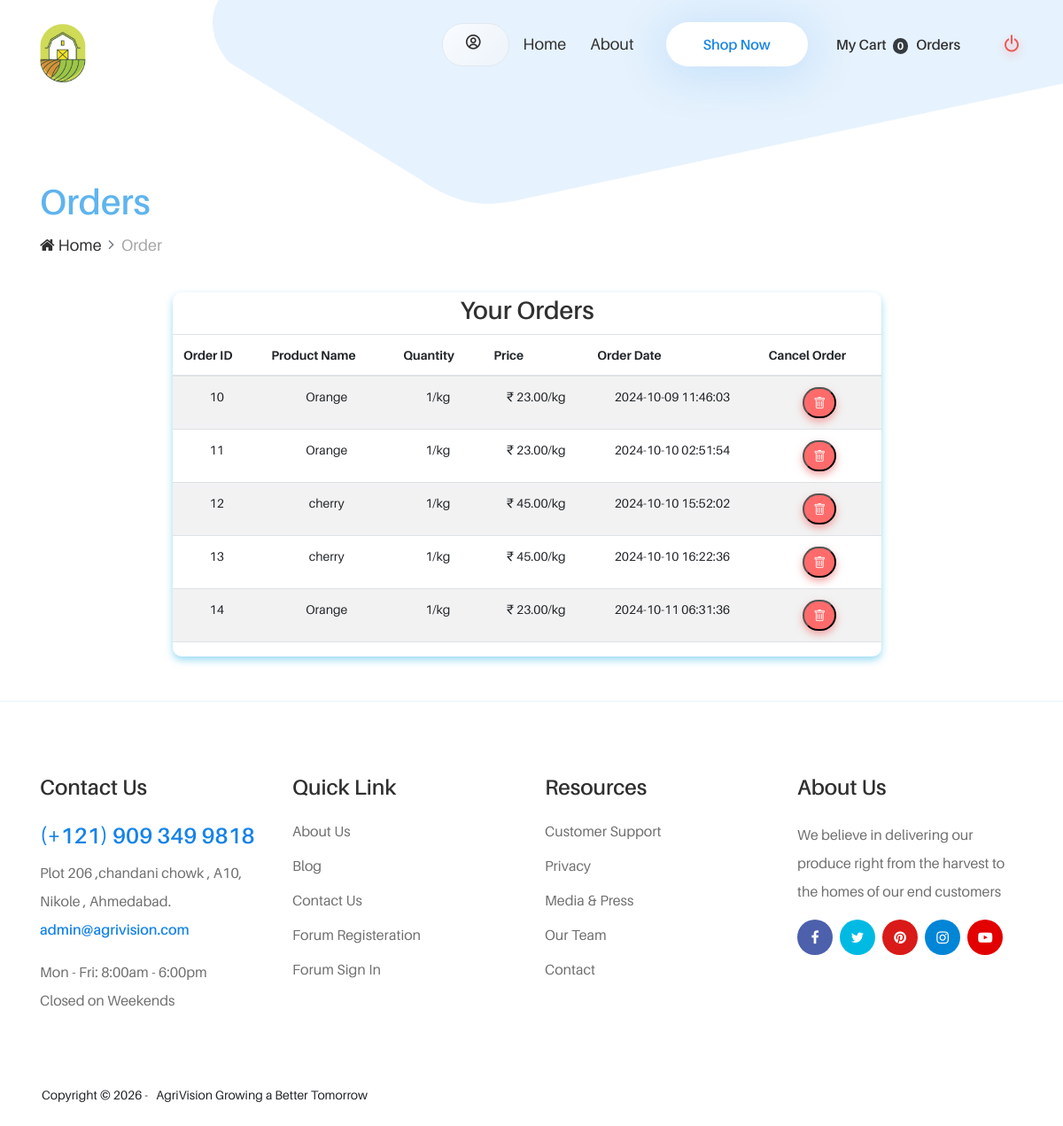
/orders.php, run on the app's committed database.
### tables this page shows
CREATE TABLE `orders` (
  `order_id` int(11) NOT NULL,
  `product_id` int(11) NOT NULL,
  `user_id` int(11) NOT NULL,
  `quantity` int(11) DEFAULT 1,
  `created_at` timestamp NOT NULL DEFAULT current_timestamp()
);

CREATE TABLE `product` (
  `productid` int(11) NOT NULL,
  `productname` varchar(255) NOT NULL,
  `productprice` decimal(10,2) NOT NULL,
  `productdescription` text DEFAULT NULL,
  `productphoto` varchar(255) DEFAULT NULL
);

### orders.php (the view, shortened to what this page needs)
<?php
$conn = new mysqli('localhost', 'root', '', 'farm');
$sql = "SELECT DISTINCT user_id FROM orders";
$result = $conn->query($sql);
if ($result) {
    $user_ids = [];
    while ($row = $result->fetch_assoc()) {
        $user_ids[] = $row['user_id'];
    }
    $user_id = !empty($user_ids) ? $user_ids[0] : null;
} else {
    echo "Query error: " . $conn->error;
    $user_id = null;
}
if ($user_id) {
    $sql = "SELECT o.order_id, o.product_id, o.quantity, o.created_at, p.productname, p.productprice
            FROM orders o
            JOIN product p ON o.product_id = p.productid
            WHERE o.user_id = ?";
    $stmt = $conn->prepare($sql);
    $stmt->bind_param('i', $user_id);
    $stmt->execute();
    $result = $stmt->get_result();
}
?>
<!DOCTYPE html>
<html lang="en">
<head>
    <link rel="stylesheet" href="https://cdnjs.cloudflare.com/ajax/libs/bootstrap-icons/1.10.5/font/bootstrap-icons.min.css">
    <link rel="stylesheet" href="https://maxcdn.bootstrapcdn.com/bootstrap/4.5.2/css/bootstrap.min.css">
    <link rel="stylesheet" href="https://cdnjs.cloudflare.com/ajax/libs/animate.css/4.1.1/animate.min.css">
</head>
<body>
<?php include ('header.php'); ?>
<div class="breadcrumb-area">
    <div class="container h-100">
        <div class="row h-100 align-items-end">
            <div class="col-12">
                <div class="breadcumb--con">
                    <h4 style="font-size:40px;color:#5eb4ee;">Orders</h4>
                    <nav aria-label="breadcrumb">
                        <ol class="breadcrumb">
                            <li class="breadcrumb-item"><a href="index.php"><i class="fa fa-home"></i> Home</a></li>
                            <li class="breadcrumb-item active" aria-current="page">Order</li>
                        </ol>
                    </nav>
                </div>
            </div>
        </div>
    </div>
    <div class="breadcrumb-bg-curve">
        <img src="./img/core-img/curve-5.png" alt="">
    </div>
</div>
    <div class="container">
        <div class="order-table-container animate__animated animate__fadeInUp">
        <h3 class="text-center">Your Orders</h3>
            <table class="table table-striped table-hover">
                <thead class="table-header">
                    <tr>
                        <th>Order ID</th>
                        <th>Product Name</th>
                        <th>Quantity</th>
                        <th>Price</th>
                        <th>Order Date</th>
                        <th>Cancel Order</th>
                    </tr>
                </thead>
                <tbody>
                    <?php
                    if ($result->num_rows > 0) {
                        while ($row = $result->fetch_assoc()) {
                            $totalPrice = $row['productprice'] * $row['quantity'];
                            echo '<tr>
                                    <td>' . htmlspecialchars($row['order_id']) . '</td>
                                    <td>' . htmlspecialchars($row['productname']) . '</td>
                                    <td>' . htmlspecialchars($row['quantity']) . '/kg</td>
                                    <td><i class="bi bi-currency-rupee"></i>' . number_format($totalPrice, 2) . '/kg</td>
                                    <td>' . htmlspecialchars($row['created_at']) . '</td>
                                    <td><button class="cancel-order-btn" onclick="confirmCancel(' . $row['order_id'] . ')"><i class="bi bi-trash"></i></button></td>
                                  </tr>';
                        }
                    } else {
                        echo '<tr><td colspan="6" class="text-center">No orders found.</td></tr>';
                    }
                    ?>
                </tbody>
            </table>
        </div>
    </div>
</body>
</html>
<?php include 'footer.php';?>

### header.php (shortened to what this page needs)
<?php
$conn = new mysqli('localhost', 'root', '', 'farm');
$user_id = $_SESSION['user_id'] ?? 1;
$sql = "SELECT SUM(quantity) as total_items FROM cart WHERE user_id = ?";
$stmt = $conn->prepare($sql);
$stmt->bind_param("i", $user_id);
$stmt->execute();
$stmt->bind_result($total_items);
?>
<!DOCTYPE html>
<html lang="en">
<head>
<link rel='stylesheet' href='https://unpkg.com/boxicons@latest/css/boxicons.min.css'>
<link href="https://cdn.jsdelivr.net/npm/bootstrap@5.3.0-alpha1/dist/css/bootstrap.min.css" rel="stylesheet">
<link rel="stylesheet" href="./style.css" />
</head>
<body>
<header class="header-area">
    <div class="main-header-area">
        <div class="classy-nav-container breakpoint-off">
            <nav class="classy-navbar justify-content-between" id="uzaNav">
                <a class="nav-brand" href="index.php"><img src="./img/core-img/logo.png" alt=""
                        style="width: 70px;margin-top: 20px;" /></a>
                <div class="classy-menu">
                    <div class="classynav">
                        <ul id="nav">
                        <li class="user1" data-toggle="tooltip" title="Profile">
                            <div class="user-container">
                                <a href="userprofile.php" class="user-link">
                                <i class='bx bx-user-circle'></i>
                                </a>
                            </div>
                        </li>
                            <li><a href="./index.php">Home</a></li>
                            <li><a href="./about.php" data-toggle="tooltip" title="About Us">About</a></li>
                        </ul>
                        <div class="get-a-quote ml-4 mr-3">
                            <a href="product.php" class="btn uza-btn" data-toggle="tooltip" title="Shop">Shop Now</a>
                        </div>
                        <div class="login-register-btn mx-3">
                            <a href="cart.php" data-toggle="tooltip" title="View Cart">My Cart <span
                                    class="badge bg-dark text-white ms-1 rounded-pill"><?php echo $total_items ?? 0; ?></span></a>
                            <A href="orders.php" data-toggle="tooltip" title="View Orders">Orders </a>
                        </div>
                        <div class="logout">
                        <a href="logout.php" class="logout-link" data-tooltip="Logout">
                             <i class='bx bx-power-off'></i>
                        </a>
                        </div>
                    </div>
                </div>
            </nav>
        </div>
    </div>
</header>
</body>
</html>

### footer.php (shortened to what this page needs)
        <div class="border-line"></div>
<footer class="footer-area section-padding-80-0">
    <div class="container">
        <div class="row justify-content-between">
            <div class="col-12 col-sm-6 col-lg-3">
                <div class="single-footer-widget mb-80">
                    <h4 class="widget-title">Contact Us</h4>
                    <div class="footer-content mb-15">
                        <h3 style="font-size:25px;">(+121) 909 349 9818</h3>
                        <p>
                            Plot 206 ,chandani chowk , A10, Nikole  , Ahmedabad. <br />
                            <a style="color:#1583e9;"
                                href="mailto:admin@greenandstretchfarms.com">admin@agrivision.com</a>
                        </p>
                    </div>
                    <p class="mb-0">
                        Mon - Fri: 8:00am - 6:00pm <br />
                        Closed on Weekends
                    </p>
                </div>
            </div>
            <div class="col-12 col-sm-6 col-lg-3">
                <div class="single-footer-widget mb-80">
                    <h4 class="widget-title">Quick Link</h4>
                    <nav>
                        <ul class="our-link">
                            <li><a href="about.php">About Us</a></li>
                            <li><a href="blog.php">Blog</a></li>
                            <li><a href="contact.php">Contact Us</a></li>
                            <li><a href="#">Forum Registeration</a></li>
                            <li><a href="#">Forum Sign In</a></li>
                        </ul>
                    </nav>
                </div>
            </div>
            <div class="col-12 col-sm-6 col-lg-3">
                <div class="single-footer-widget mb-80">
                    <h4 class="widget-title">Resources</h4>
                    <nav>
                        <ul class="our-link">
                            <li><a href="contact.php">Customer Support</a></li>
                            <li><a href="privacy.php">Privacy</a></li>
                            <li><a href="#">Media &amp; Press</a></li>
                            <li><a href="about.php#our-team">Our Team</a></li>
                            <li><a href="#">Contact</a></li>
                        </ul>
                    </nav>
                </div>
            </div>
            <div class="col-12 col-sm-6 col-lg-3">
                <div class="single-footer-widget mb-80">
                    <h4 class="widget-title">About Us</h4>
                    <p>
                        We believe in delivering our produce right from the harvest to the homes of our end customers
                    </p>
                    <div class="footer-social-info">
                        <a href="#" class="facebook" data-toggle="tooltip" data-placement="top" title="Facebook"><i
                                class="fa fa-facebook"></i></a>
                        <a href="#" class="twitter" data-toggle="tooltip" data-placement="top" title="Twitter"><i
                                class="fa fa-twitter"></i></a>
                        <a href="#" class="pinterest" data-toggle="tooltip" data-placement="top" title="Pinterest"><i
                                class="fa fa-pinterest"></i></a>
                        <a href="#" class="instagram" data-toggle="tooltip" data-placement="top" title="Instagram"><i
                                class="fa fa-instagram"></i></a>
                        <a href="#" class="youtube" data-toggle="tooltip" data-placement="top" title="YouTube"><i
                                class="fa fa-youtube-play"></i></a>
                    </div>
                </div>
            </div>
        </div>
        <div class="row" style="margin-bottom: 30px;margin-left:2px;">
            Copyright &copy;
            - &nbsp;
            AgriVision Growing a Better Tomorrow
        </div>
    </div>
</footer>

### css/default-assets/classy-nav.css (style rules this page uses)
ul { margin: 0; }
ul li { list-style: none; }
img { height: auto; max-width: 100%; }
.classy-nav-container { position: relative; z-index: 100; background-color: #ffffff; }
.classy-nav-container * { box-sizing: border-box; }
.justify-content-between { -webkit-box-pack: justify; -ms-flex-pack: justify; justify-content: space-between; }
.classy-navbar { width: 100%; height: 70px; padding: 0.5em 2em; display: -webkit-box; display: -ms-flexbox; display: flex; -webkit-box-align: center; -ms-flex-align: center; -ms-grid-row-align: center; align-items: center; }
.classy-navbar .nav-brand { font-size: 26px; font-weight: 500; color: #565656; display: inline-block; margin-right: 30px; }
.classynav ul li { display: inline-block; clear: both; position: inherit; z-index: 10; }
.classynav ul li a { padding: 0 12px; display: block; height: 35px; font-size: 14px; line-height: 34px; }
.breakpoint-off .classynav { display: -webkit-box; display: -ms-flexbox; display: flex; -webkit-box-align: center; -ms-flex-align: center; -ms-grid-row-align: center; align-items: center; }

### orders.php (style rules this page uses)
body { background-color: #f8f9fa; }
.order-table-container { margin-left:150px; margin-bottom:50px; max-width: 800px; border-radius: 10px; overflow: hidden; box-shadow: 0 4px 8px rgba(70, 189, 233, 0.54); animation: fadeIn 1s ease-in-out; }
.table-striped tbody tr:nth-of-type(odd) { background-color: #a8cdf3; }
th, td { text-align: center; vertical-align: middle; }
.cancel-order-btn { background-color: #ff6b6b; color: white; border-radius: 20px; box-shadow: 0 4px 8px rgba(242, 141, 141, 0.77); padding: 5px 10px; cursor: pointer; transition: background-color 0.3s; }
.table-header { margin-top:10px; background-color: #98c7e6; }

### header.php (style rules this page uses)
.user1 { color: #5a9bd4; position: relative; margin-left: 16px; display: inline-flex; align-items: center; padding: 6px 12px; border: 1px solid #e1e8f0; border-radius: 24px; background: linear-gradient(135deg, #f9fcff, #edf3fa); transition: all 0.3s ease; font-size: 16px; font-weight: 500; text-decoration: none; }
.user-container { display: flex; align-items: center; gap: 12px; }
.user-link { color: #2c3e50; font-weight: 600; display: flex; align-items: center; text-decoration: none; transition: color 0.3s ease; font-size: 16px; }
.user-link i { font-size: 20px; margin-right: 6px; transition: transform 0.3s ease; }
.logout-link { position: relative; display: inline-flex; align-items: center; margin-left:20px; justify-content: center; text-decoration: none; text-shadow:0 4px 8px rgba(242, 177, 177, 0.95); color: #ed5a5a; transition: color 0.3s ease, transform 0.3s ease; padding: 10px; }
.logout-link i { font-size: 24px; }
.logout-link::after { content: attr(data-tooltip); position: absolute; bottom: -45px; left: 20%; transform: translateX(-50%); background-color: rgba(236, 71, 71, 0.75); box-shadow: 0 4px 8px rgb(244, 15, 15); color: #fff; padding: 5px 10px; border-radius: 5px; font-size: 14px; opacity: 0; visibility: hidden; transition: opacity 0.3s ease; z-index: 10; }

### data on the page
orders: order_id "10", product.productname "Orange", quantity "1", product.productprice "23.00", created_at "2024-10-09 11:46:03"
orders: order_id "11", product.productname "Orange", quantity "1", product.productprice "23.00", created_at "2024-10-10 02:51:54"
orders: order_id "12", product.productname "cherry", quantity "1", product.productprice "45.00", created_at "2024-10-10 15:52:02"
orders: order_id "13", product.productname "cherry", quantity "1", product.productprice "45.00", created_at "2024-10-10 16:22:36"
orders: order_id "14", product.productname "Orange", quantity "1", product.productprice "23.00", created_at "2024-10-11 06:31:36"

### other printed values
$total_items "0"
